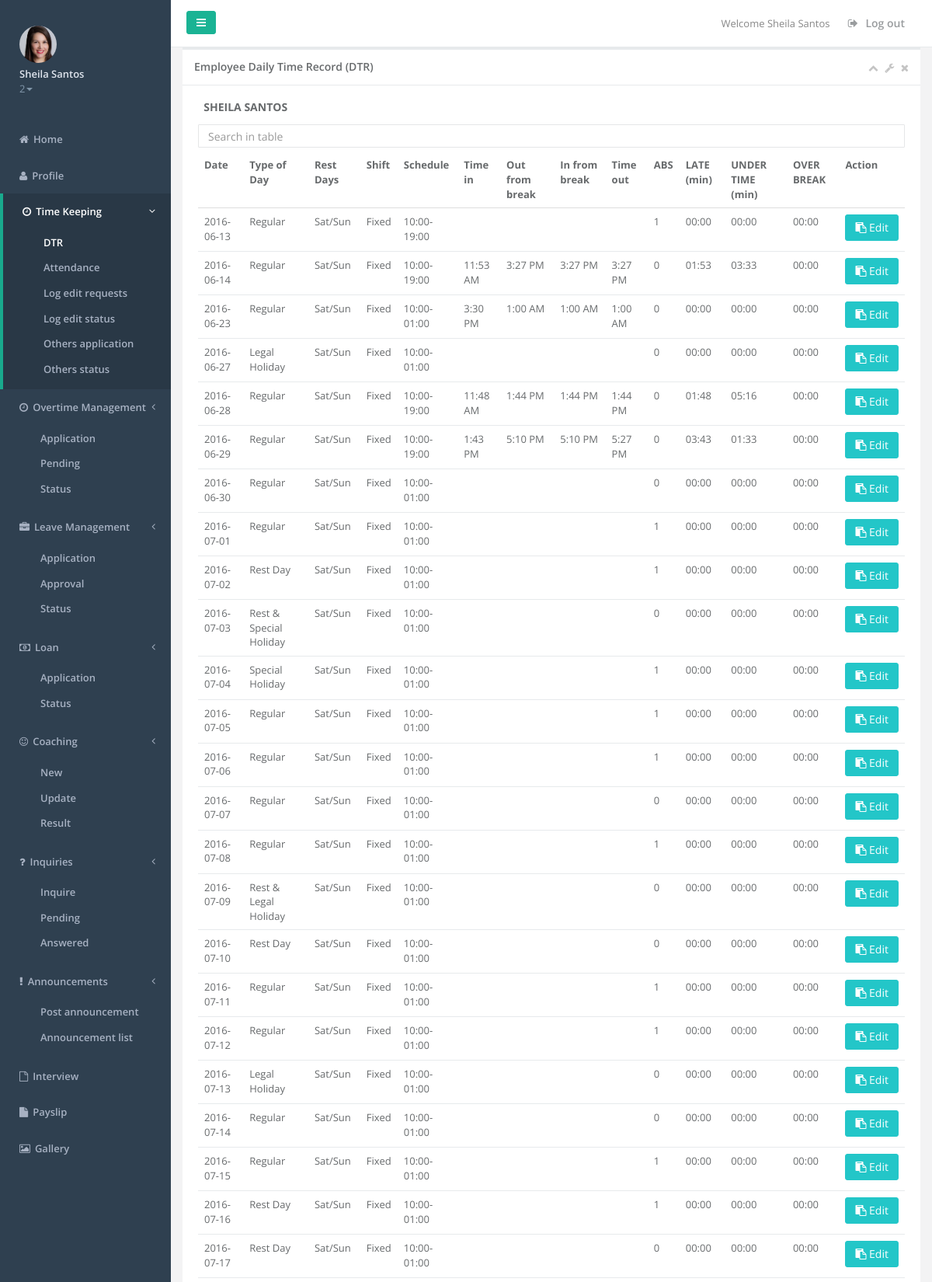
/dtr2.php (signed in, upper part), run on the app's committed database.
### tables this page shows
CREATE TABLE IF NOT EXISTS `employee` (
  `employee_id` int(10) NOT NULL,
  `employee_lastname` varchar(35) NOT NULL,
  `employee_firstname` varchar(35) NOT NULL,
  `employee_middlename` varchar(35) NOT NULL,
  `employee_gender` varchar(6) NOT NULL,
  `employee_birthday` date NOT NULL,
  `employee_marital` varchar(15) NOT NULL,
  `employee_address` varchar(100) NOT NULL,
  `employee_city` varchar(20) NOT NULL,
  `employee_zip` varchar(10) NOT NULL,
  `employee_email` varchar(255) NOT NULL,
  `employee_cellnum` varchar(15) NOT NULL,
  `employee_type` varchar(20) NOT NULL,
  `employee_jobtitle` varchar(25) NOT NULL,
  `employee_empstatus` varchar(50) NOT NULL,
  `employee_department` varchar(25) NOT NULL,
  `employee_rate` int(6) NOT NULL,
  `employee_taxcode` varchar(9) NOT NULL,
  `employee_dependency` int(2) NOT NULL,
  `employee_sss` varchar(30) NOT NULL,
  `employee_philhealth` varchar(30) NOT NULL,
  `employee_pagibig` varchar(30) NOT NULL,
  `employee_tin` varchar(30) NOT NULL,
  `employee_shift` varchar(20) NOT NULL,
  `employee_datehired` date NOT NULL,
  `employee_restday` varchar(30) NOT NULL,
  `employee_password` varchar(25) NOT NULL,
  `employee_payslippassword` varchar(50) NOT NULL,
  `employee_sickleave` int(2) NOT NULL DEFAULT '0',
  `employee_vacationleave` int(2) NOT NULL DEFAULT '0',
  `employee_incentive` int(2) NOT NULL DEFAULT '0',
  `employee_maternityleave` int(2) NOT NULL DEFAULT '0',
  `employee_paternityleave` int(2) NOT NULL DEFAULT '0',
  `employee_singleparentleave` int(2) NOT NULL DEFAULT '0',
  `employee_status` varchar(10) NOT NULL DEFAULT 'active',
  `employee_team` varchar(50) NOT NULL,
  `employee_team1` varchar(100) NOT NULL,
  `employee_team2` varchar(100) NOT NULL,
  `employee_team3` varchar(100) NOT NULL,
  `employee_level` int(3) NOT NULL,
  `date_start` date NOT NULL,
  `date_end` date NOT NULL,
  `image` longblob NOT NULL,
  `cutoff` varchar(50) NOT NULL,
  `test` varchar(999) NOT NULL,
  `test_idate` date NOT NULL,
  `test_edate` date NOT NULL,
  `loan` varchar(999) NOT NULL,
  `loan_idate` date NOT NULL,
  `loan_edate` date NOT NULL,
  `account_number` int(200) NOT NULL
);

CREATE TABLE IF NOT EXISTS `attendance` (
  `attendance_id` int(25) NOT NULL,
  `employee_id` varchar(10) NOT NULL,
  `attendance_shift` varchar(50) NOT NULL,
  `attendance_restday` varchar(50) NOT NULL,
  `attendance_date` date NOT NULL,
  `attendance_timein` varchar(20) NOT NULL,
  `attendance_breakout` varchar(20) NOT NULL,
  `attendance_breakin` varchar(20) NOT NULL,
  `attendance_timeout` varchar(20) NOT NULL,
  `attendance_remarks` varchar(100) NOT NULL,
  `attendance_hours` double(5,2) NOT NULL,
  `attendance_absent` int(11) NOT NULL,
  `attendance_late` mediumtext NOT NULL,
  `attendance_overtime` double(5,2) NOT NULL,
  `attendance_undertime` mediumtext NOT NULL,
  `attendance_overbreak` mediumtext NOT NULL,
  `attendance_nightdiff` double(5,2) NOT NULL,
  `REG_OT_ND` double(5,2) NOT NULL,
  `RST_OT` double(5,2) NOT NULL,
  `RST_OT_GRT8` double(5,2) NOT NULL,
  `RST_ND` double(5,2) NOT NULL,
  `RST_ND_GRT8` double(5,2) NOT NULL,
  `LH_OT` double(5,2) NOT NULL,
  `LH_OT_GRT8` double(5,2) NOT NULL,
  `LH_ND` double(5,2) NOT NULL,
  `LH_ND_GRT8` double(5,2) NOT NULL,
  `SH_OT` double(5,2) NOT NULL,
  `SH_OT_GRT8` double(5,2) NOT NULL,
  `SH_ND` double(5,2) NOT NULL,
  `SH_ND_GRT8` double(5,2) NOT NULL,
  `RST_LH_OT` double(5,2) NOT NULL,
  `RST_LH_OT_GRT8` double(5,2) NOT NULL,
  `RST_LH_ND` double(5,2) NOT NULL,
  `RST_LH_ND_GRT8` double(5,2) NOT NULL,
  `RST_SH_OT` double(5,2) NOT NULL,
  `RST_SH_OT_GRT8` double(5,2) NOT NULL,
  `RST_SH_ND` double(5,2) NOT NULL,
  `RST_SH_ND_GRT8` double(5,2) NOT NULL,
  `attendance_status` varchar(35) NOT NULL DEFAULT 'inactive',
  `status` enum('Not Done','Done') NOT NULL,
  `attendance_daytype` varchar(30) NOT NULL
);

### dtr2.php (the view, shortened to what the rows shown need)
<!DOCTYPE html>
<html>
	<head>
		<?php
			$empLevel = $_SESSION['employee_level'];
			if(isset($_SESSION['logsession']) && $empLevel == '2') {
				include('supervisormenuheader.php');
			} else if (isset($_SESSION['logsession']) && $empLevel == '3') {
				include('menuheader.php');
			} else {
				include('employeemenuheader.php');
			}
		?>
	<link rel="stylesheet" type="text/css" href="datepicker.css" />
	</head>
	<body>
		<div class="row">
			<div class="col-lg-12">
				<div class="ibox float-e-margins">
					<div class="ibox-content">
						<?php
							include('dbconfig.php');
							$empid = $_SESSION['logsession'];
							$employeeData = $mysqli->query("SELECT * FROM employee WHERE employee_id = '$empid'")->fetch_array();
							echo "<h4><label class='control-label' style='text-align:left;text-transform:uppercase;'>&nbsp;&nbsp;" . $employeeData['employee_firstname'] . " " . $employeeData['employee_lastname'] . "</h4></label>";
								if ($result = $mysqli->query("SELECT * FROM attendance INNER JOIN employee ON employee.employee_id = attendance.employee_id WHERE employee.employee_id = $empid AND employee.employee_type = 'Fixed' AND (attendance.status = 'Done' OR attendance.attendance_status = 'active' OR attendance.attendance_status = 'outforbreak' OR attendance.attendance_status = 'infrombreak') ORDER BY attendance_date"))
								{
									if ($result->num_rows > 0)
									{
										echo "<table class='footable table table-stripped' data-limit-navigation='5' data-page-size='20' data-filter=#filter>";
										echo "<thead>";
										echo "<tr>";
										echo "<th>Date</th>";
										echo "<th>Type of Day</th>";
										echo "<th>Rest Days</th>";
										echo "<th>Shift</th>";
										echo "<th>Schedule</th>";
										echo "<th>Time in</th>";
										echo "<th>Out from break</th>";
										echo "<th>In from break</th>";
										echo "<th>Time out</th>";
										echo "<th>ABS</th>";
										echo "<th>LATE (min)</th>";
										echo "<th>UNDER TIME (min)</th>";
										echo "<th>OVER BREAK</th>";
										echo "<th>Action</th>";
										echo "</tr>";
										echo "</thead>";
										while ($row = $result->fetch_object())
										{
											$attendance_date = $row->attendance_date;
											$restday = $row->attendance_restday;
											$restdayArray = split('/', $restday);
											$dateWithDay = date('Y-m-d:l', strtotime($attendance_date));
											$dateWithDayArray = split(':', $dateWithDay);
											$typeOfDay = "Regular";
											if($dateRow = $mysqli->query("SELECT * FROM holiday where holiday_date = '$dateWithDayArray[0]' AND holiday_archive != 'archive'")->fetch_array()) {
												if($dateRow['holiday_type'] == "Regular" || $dateRow['holiday_type'] == "Legal") {
													if(($restdayArray[0] == $dateWithDayArray[1]) || ($restdayArray[1] == $dateWithDayArray[1])) {
														$typeOfDay = "Rest & Legal Holiday";
													} else {
														$typeOfDay = "Legal Holiday";
													}
												} else {
													if(($restdayArray[0] == $dateWithDayArray[1]) || ($restdayArray[1] == $dateWithDayArray[1])) {
														$typeOfDay = "Rest & Special Holiday";
													} else {
														$typeOfDay = "Special Holiday";
													}
												}
											} else if(($restdayArray[0] == $dateWithDayArray[1]) || ($restdayArray[1] == $dateWithDayArray[1])) {
												$typeOfDay = "Rest Day";
											}
											if($row->attendance_timein == "") {
												$timeindisplay = "";
											} else {
												$timeindisplay = date("g : i : A",strtotime($row->attendance_timein));
												if(strlen($timeindisplay) < 12){
													$timeindisplay = '0'.$timeindisplay;
												}
											}
											if($row->attendance_breakout == "") {
												$breakoutdisplay = "";
											} else {
												$breakoutdisplay = date("g : i : A",strtotime($row->attendance_breakout));
												if(strlen($breakoutdisplay) < 12){
													$breakoutdisplay = '0'.$breakoutdisplay;
												}
											}
											if($row->attendance_breakin == "") {
												$breakindisplay = "";
											} else {
												$breakindisplay = date("g : i : A",strtotime($row->attendance_breakin));
												if(strlen($breakindisplay) < 12){
													$breakindisplay = '0'.$breakindisplay;
												}
											}
											if($row->attendance_timeout == "") {
												$timeoutdisplay = "";
											} else {
												$timeoutdisplay = date("g : i : A",strtotime($row->attendance_timeout));
												if(strlen($timeoutdisplay) < 12){
													$timeoutdisplay = '0'.$timeoutdisplay;
												}
											}
											echo "<tr>";
											echo "<td>" . date("Y-m-d",strtotime($row->attendance_date)) . "</td>";
											echo "<td>" . $typeOfDay . "</td>";
											echo "<td>";
												if($restdayArray[0] == "Monday") echo "Mon/";
												else if($restdayArray[0] == "Tuesday") echo "Tue/";
												else if($restdayArray[0] == "Wednesday") echo "Wed/";
												else if($restdayArray[0] == "Thursday") echo "Thu/";
												else if($restdayArray[0] == "Friday") echo "Fri/";
												else if($restdayArray[0] == "Saturday") echo "Sat/";
												else if($restdayArray[0] == "Sunday") echo "Sun/";
												if($restdayArray[1] == "Monday") echo "Mon</td>";
												else if($restdayArray[1] == "Tuesday") echo "Tue</td>";
												else if($restdayArray[1] == "Wednesday") echo "Wed</td>";
												else if($restdayArray[1] == "Thursday") echo "Thu</td>";
												else if($restdayArray[1] == "Friday") echo "Fri</td>";
												else if($restdayArray[1] == "Saturday") echo "Sat</td>";
												else if($restdayArray[1] == "Sunday") echo "Sun</td>";
											echo "<td>" . $row->employee_type . "</td>";
											echo "<td>" . $row->attendance_shift . "</td>";
											if($row->attendance_timein == ""){
											echo "<td></td>";
											}else{
											echo "<td>" . date("g:i A",strtotime($row->attendance_timein)) . "</td>";
											}
											if($row->attendance_breakout == ""){
											echo "<td></td>";
											}else{
											echo "<td>" . date("g:i A",strtotime($row->attendance_breakout)). "</td>";
											}
											if($row->attendance_breakin == ""){
											echo "<td></td>";
											}else{
											echo "<td>" . date("g:i A",strtotime($row->attendance_breakin)) . "</td>";
											}
											if($row->attendance_timeout == ""){
											echo "<td></td>";
											}else{
											echo "<td>" . date("g:i A",strtotime($row->attendance_timeout)) . "</td>";
											}
											if($row->attendance_absent == "") {
												echo "<td></td>";
											} else {
												echo "<td>" . $row->attendance_absent . "</td>";
											}
											if($row->attendance_late == "") {
												echo "<td>00:00</td>";
											} else {
												$hour = sprintf("%02d", floor($row->attendance_late/60));
												$min = sprintf("%02d", $row->attendance_late % 60);
												$late = $hour . ":" . $min;
												echo "<td>" .  $late . "</td>";
											}
											if($row->attendance_undertime == "") {
												echo "<td>00:00</td>";
											} else {
												$hour = sprintf("%02d", floor($row->attendance_undertime/60));
												$min = sprintf("%02d", $row->attendance_undertime % 60);
												$undertime = $hour . ":" . $min;
												echo "<td>" . $undertime . "</td>";
											}
											if($row->attendance_overbreak == "") {
											echo "<td>00:00</td>";
											} else {
											$hour = sprintf("%02d", floor($row->attendance_overbreak/60));
											$min = sprintf("%02d", $row->attendance_overbreak % 60);
											$overbreak = $hour . ":" . $min;
											echo "<td>" . $overbreak . "</td>";
											}
											if($row->attendance_status == "timeout") $attRecord = "Present";
											else if($row->attendance_status == "inactive") $attRecord = "Absent";
											$empType = $employeeData['employee_type'];
											echo "<td><a href='#' data-toggle='modal' data-target='#myModal4' class = 'showmodal'
														data-id='$row->attendance_id'
														data-date='$row->attendance_date'
														data-emp='$empType'
														data-attend='$attRecord'
														data-absentbool='$row->attendance_absent'
														data-timein='$timeindisplay'
														data-breakout='$breakoutdisplay'
														data-breakin='$breakindisplay'
														data-timeout='$timeoutdisplay'
														data-status='$row->attendance_status'
														data-daytype='$row->attendance_daytype'
														data-remarks='$row->attendance_remarks'
											><button class='btn btn-info' type='button'><i class='fa fa-paste'></i> Edit</button></a></td>";
											echo "</tr>";
										}
										echo "</table>";
									}
								}
						?>
					</div>
				</div>
			</div>
        </div>
    <link href="css/timepicki.css" rel="stylesheet">
		<?php
			include('employeemenufooter.php');
		?>
	</body>
</html>

### supervisormenuheader.php (shortened to what the rows shown need)
<?php
include('dbconfig.php');
$employee_id = $_SESSION['logsession'];
?>
<!DOCTYPE html>
<html>
<head>
    <link href="css/bootstrap.min.css" rel="stylesheet">
    <link href="font-awesome/css/font-awesome.css" rel="stylesheet">
    <link href="css/plugins/morris/morris-0.4.3.min.css" rel="stylesheet">
    <link href="css/animate.css" rel="stylesheet">
    <link href="css/style.css" rel="stylesheet">
    <link href="css/plugins/footable/footable.core.css" rel="stylesheet">
	<link rel="stylesheet" type="text/css" href="dist/sweetalert2.css">
	<link href="css/plugins/jasny/jasny-bootstrap.min.css" rel="stylesheet">
	<link rel="stylesheet" type="text/css" href="sweetalert2-master/dist/sweetalert2.css">
	  <link href="css/plugins/daterangepicker/daterangepicker-bs3.css" rel="stylesheet">
	<link rel="stylesheet" type="text/css" href="//cdn.jsdelivr.net/bootstrap.daterangepicker/2/daterangepicker.css" />
			 <link href="css/plugins/toastr/toastr.min.css" rel="stylesheet">
		<link href="css/animate.css" rel="stylesheet">
    <link href="css/style.css" rel="stylesheet">
			<link rel="stylesheet" href="//code.jquery.com/ui/1.11.4/themes/smoothness/jquery-ui.css">
</head>
<body>
    <div id="wrapper">
		<nav class="navbar-default navbar-static-side" role="navigation">
			<div class="sidebar-collapse">
				<ul class="nav metismenu" id="side-menu">
					<li class="nav-header">
						<div class="dropdown profile-element">
							<span>
								<?php if ($result1 = $mysqli->query("SELECT * FROM employee WHERE employee_id = '$employee_id'")){
										while ($row22 = mysqli_fetch_object($result1))
										{echo "<img class='img-circle' src='images/".$row22->image."' alt='banner' width='48' height='48' />";}
									}
								?>
							</span>
						</div>
					</li>
				</ul>
			</div>
		</nav>

### data on the page
employee: image (picture), employee_firstname "SHEILA", employee_lastname "SANTOS"
attendance: attendance_date "2016-06-13", typeOfDay "Regular", attendance_restday "Sat/", employee.employee_type "Fixed", attendance_shift "10:00-19:00", attendance_absent "1", attendance_late "00:00", attendance_undertime "00:00", attendance_overbreak "00:00"
attendance: attendance_date "2016-06-14", typeOfDay "Regular", attendance_restday "Sat/", employee.employee_type "Fixed", attendance_shift "10:00-19:00", attendance_timein "11:53 AM", attendance_breakout "3:27 PM", attendance_breakin "3:27 PM", attendance_timeout "3:27 PM", attendance_absent "0", attendance_late "01:53", attendance_undertime "03:33", attendance_overbreak "00:00"
attendance: attendance_date "2016-06-23", typeOfDay "Regular", attendance_restday "Sat/", employee.employee_type "Fixed", attendance_shift "10:00-01:00", attendance_timein "3:30 PM", attendance_breakout "1:00 AM", attendance_breakin "1:00 AM", attendance_timeout "1:00 AM", attendance_absent "0", attendance_late "00:00", attendance_undertime "00:00", attendance_overbreak "00:00"
attendance: attendance_date "2016-06-27", typeOfDay "Legal Holiday", shows "Sat/", shows "Sun", employee.employee_type "Fixed", attendance_shift "10:00-01:00", attendance_absent "0", attendance_late "00:00", attendance_undertime "00:00", attendance_overbreak "00:00"
attendance: attendance_date "2016-06-28", typeOfDay "Regular", attendance_restday "Sat/", employee.employee_type "Fixed", attendance_shift "10:00-19:00", attendance_timein "11:48 AM", attendance_breakout "1:44 PM", attendance_breakin "1:44 PM", attendance_timeout "1:44 PM", attendance_absent "0", attendance_late "01:48", attendance_undertime "05:16", attendance_overbreak "00:00"
attendance: attendance_date "2016-06-29", typeOfDay "Regular", attendance_restday "Sat/", employee.employee_type "Fixed", attendance_shift "10:00-19:00", attendance_timein "1:43 PM", attendance_breakout "5:10 PM", attendance_breakin "5:10 PM", attendance_timeout "5:27 PM", attendance_absent "0", attendance_late "03:43", attendance_undertime "01:33", attendance_overbreak "00:00"
attendance: attendance_date "2016-06-30", typeOfDay "Regular", attendance_restday "Sat/", employee.employee_type "Fixed", attendance_shift "10:00-01:00", attendance_absent "0", attendance_late "00:00", attendance_undertime "00:00", attendance_overbreak "00:00"
attendance: attendance_date "2016-07-01", typeOfDay "Regular", attendance_restday "Sat/", employee.employee_type "Fixed", attendance_shift "10:00-01:00", attendance_absent "1", attendance_late "00:00", attendance_undertime "00:00", attendance_overbreak "00:00"
attendance: attendance_date "2016-07-02", typeOfDay "Rest Day", shows "Sat/", shows "Sun", employee.employee_type "Fixed", attendance_shift "10:00-01:00", attendance_absent "1", attendance_late "00:00", attendance_undertime "00:00", attendance_overbreak "00:00"
attendance: attendance_date "2016-07-03", typeOfDay "Rest & Special Holiday", shows "Sat/", shows "Sun", employee.employee_type "Fixed", attendance_shift "10:00-01:00", attendance_absent "0", attendance_late "00:00", attendance_undertime "00:00", attendance_overbreak "00:00"
attendance: attendance_date "2016-07-04", typeOfDay "Special Holiday", shows "Sat/", shows "Sun", employee.employee_type "Fixed", attendance_shift "10:00-01:00", attendance_absent "1", attendance_late "00:00", attendance_undertime "00:00", attendance_overbreak "00:00"
attendance: attendance_date "2016-07-05", typeOfDay "Regular", attendance_restday "Sat/", employee.employee_type "Fixed", attendance_shift "10:00-01:00", attendance_absent "1", attendance_late "00:00", attendance_undertime "00:00", attendance_overbreak "00:00"
attendance: attendance_date "2016-07-06", typeOfDay "Regular", attendance_restday "Sat/", employee.employee_type "Fixed", attendance_shift "10:00-01:00", attendance_absent "1", attendance_late "00:00", attendance_undertime "00:00", attendance_overbreak "00:00"
attendance: attendance_date "2016-07-07", typeOfDay "Regular", attendance_restday "Sat/", employee.employee_type "Fixed", attendance_shift "10:00-01:00", attendance_absent "0", attendance_late "00:00", attendance_undertime "00:00", attendance_overbreak "00:00"
attendance: attendance_date "2016-07-08", typeOfDay "Regular", attendance_restday "Sat/", employee.employee_type "Fixed", attendance_shift "10:00-01:00", attendance_absent "1", attendance_late "00:00", attendance_undertime "00:00", attendance_overbreak "00:00"
attendance: attendance_date "2016-07-09", typeOfDay "Rest & Legal Holiday", shows "Sat/", shows "Sun", employee.employee_type "Fixed", attendance_shift "10:00-01:00", attendance_absent "0", attendance_late "00:00", attendance_undertime "00:00", attendance_overbreak "00:00"
attendance: attendance_date "2016-07-10", typeOfDay "Rest Day", shows "Sat/", shows "Sun", employee.employee_type "Fixed", attendance_shift "10:00-01:00", attendance_absent "0", attendance_late "00:00", attendance_undertime "00:00", attendance_overbreak "00:00"
attendance: attendance_date "2016-07-11", typeOfDay "Regular", attendance_restday "Sat/", employee.employee_type "Fixed", attendance_shift "10:00-01:00", attendance_absent "1", attendance_late "00:00", attendance_undertime "00:00", attendance_overbreak "00:00"
attendance: attendance_date "2016-07-12", typeOfDay "Regular", attendance_restday "Sat/", employee.employee_type "Fixed", attendance_shift "10:00-01:00", attendance_absent "1", attendance_late "00:00", attendance_undertime "00:00", attendance_overbreak "00:00"
attendance: attendance_date "2016-07-13", typeOfDay "Legal Holiday", shows "Sat/", shows "Sun", employee.employee_type "Fixed", attendance_shift "10:00-01:00", attendance_absent "0", attendance_late "00:00", attendance_undertime "00:00", attendance_overbreak "00:00"
attendance: attendance_date "2016-07-14", typeOfDay "Regular", attendance_restday "Sat/", employee.employee_type "Fixed", attendance_shift "10:00-01:00", attendance_absent "0", attendance_late "00:00", attendance_undertime "00:00", attendance_overbreak "00:00"
attendance: attendance_date "2016-07-15", typeOfDay "Regular", attendance_restday "Sat/", employee.employee_type "Fixed", attendance_shift "10:00-01:00", attendance_absent "1", attendance_late "00:00", attendance_undertime "00:00", attendance_overbreak "00:00"
attendance: attendance_date "2016-07-16", typeOfDay "Rest Day", shows "Sat/", shows "Sun", employee.employee_type "Fixed", attendance_shift "10:00-01:00", attendance_absent "1", attendance_late "00:00", attendance_undertime "00:00", attendance_overbreak "00:00"
attendance: attendance_date "2016-07-17", typeOfDay "Rest Day", shows "Sat/", shows "Sun", employee.employee_type "Fixed", attendance_shift "10:00-01:00", attendance_absent "0", attendance_late "00:00", attendance_undertime "00:00", attendance_overbreak "00:00"

### other printed values
$_SESSION['fname'] "Sheila"
$_SESSION['lname'] "Santos"
$_SESSION['employee_level'] "2"
